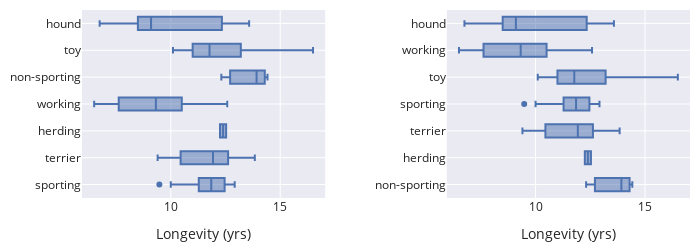

Notebook code for this chart:
### Markdown cell above
**Order by Median.**
With side-by-side box plots we arrange them in order according to their medians 
unless, again, the variable has a natural ordering.
In other words, we prefer the box plot on the right over the one on the left:

### Code cell
meds = (dogs.groupby('group')
 ['longevity']
 .transform('median')
)
by_medians = (dogs.assign(med=meds)
 .sort_values('med', ascending=False)
)

f1 = px.box(dogs, x='longevity', y='group')
f2 = px.box(by_medians, x='longevity', y='group')
fig = left_right(f1, f2, horizontal_spacing=0.2)
fig.update_xaxes(title_text='Longevity (yrs)')
fig

### Figure 1 — Plotly figure (JSON) as saved in the notebook; plotly's stock layout.template omitted (floating-point values rounded to 4 significant figures)
{"data": [{"alignmentgroup": "True", "hovertemplate": "longevity=%{x}<br>group=%{y}<extra></extra>", "legendgroup": "", "marker": {"color": "rgb(76,114,176)"}, "name": "", "notched": false, "offsetgroup": "", "orientation": "h", "showlegend": false, "type": "box", "x": [12.92, 13.84, 11.66, 12.5, 12.53, 12.58, 13.92, 11.81, 16.5, 12.54, 11.46, 12.42, 14.42, 12.04, 12.25, 13.2, 11.63, 12.04, 9.48, 12.31, 11.1, 11, 13.07, 10.1, 11.29, 13.58, 12.05, 12.25, 10, 12.17, 10, 10.69, 9.4, 11.92, 9.32, 9.1, 9.08, 10.21, 10.67, 6.75, 7.57, 6.5, 7.78], "x0": " ", "xaxis": "x", "y": ["sporting", "terrier", "sporting", "sporting", "herding", "working", "non-sporting", "terrier", "toy", "sporting", "sporting", "sporting", "non-sporting", "sporting", "toy", "toy", "sporting", "sporting", "sporting", "non-sporting", "sporting", "toy", "terrier", "toy", "toy", "hound", "terrier", "herding", "sporting", "terrier", "working", "terrier", "terrier", "hound", "working", "hound", "hound", "terrier", "working", "hound", "working", "working", "working"], "y0": " ", "yaxis": "y"}, {"alignmentgroup": "True", "hovertemplate": "longevity=%{x}<br>group=%{y}<extra></extra>", "legendgroup": "", "marker": {"color": "rgb(76,114,176)"}, "name": "", "notched": false, "offsetgroup": "", "orientation": "h", "showlegend": false, "type": "box", "x": [14.42, 12.31, 13.92, 12.53, 12.25, 10.21, 12.05, 13.07, 13.84, 10.69, 12.17, 9.4, 11.81, 12.42, 11.46, 12.04, 12.54, 12.5, 11.63, 12.04, 9.48, 11.66, 11.1, 10, 12.92, 11, 10.1, 13.2, 12.25, 16.5, 11.29, 9.32, 12.58, 6.5, 7.57, 10.67, 7.78, 10, 9.08, 9.1, 6.75, 11.92, 13.58], "x0": " ", "xaxis": "x2", "y": ["non-sporting", "non-sporting", "non-sporting", "herding", "herding", "terrier", "terrier", "terrier", "terrier", "terrier", "terrier", "terrier", "terrier", "sporting", "sporting", "sporting", "sporting", "sporting", "sporting", "sporting", "sporting", "sporting", "sporting", "sporting", "sporting", "toy", "toy", "toy", "toy", "toy", "toy", "working", "working", "working", "working", "working", "working", "working", "hound", "hound", "hound", "hound", "hound"], "y0": " ", "yaxis": "y2"}], "layout": {"height": 250, "width": 700, "xaxis": {"anchor": "y", "autorange": true, "domain": [0, 0.4], "range": [5.944, 17.06], "title": {"text": "Longevity (yrs)"}, "type": "linear"}, "xaxis2": {"anchor": "y2", "autorange": true, "domain": [0.6, 1], "range": [5.944, 17.06], "title": {"text": "Longevity (yrs)"}, "type": "linear"}, "yaxis": {"anchor": "x", "autorange": true, "domain": [0, 1], "range": [-0.5, 6.5], "type": "category"}, "yaxis2": {"anchor": "x2", "autorange": true, "domain": [0, 1], "range": [-0.5, 6.5], "type": "category"}}}
